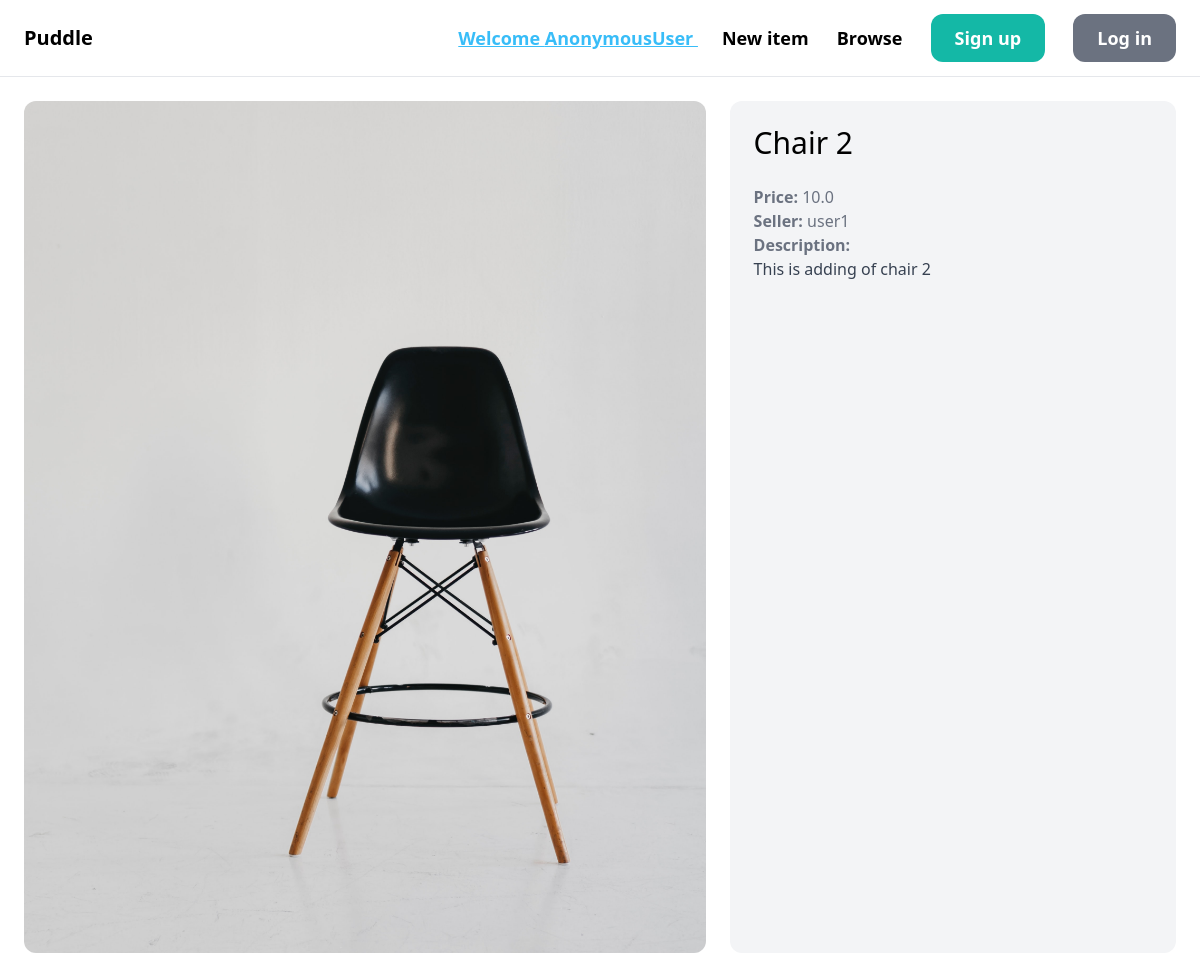
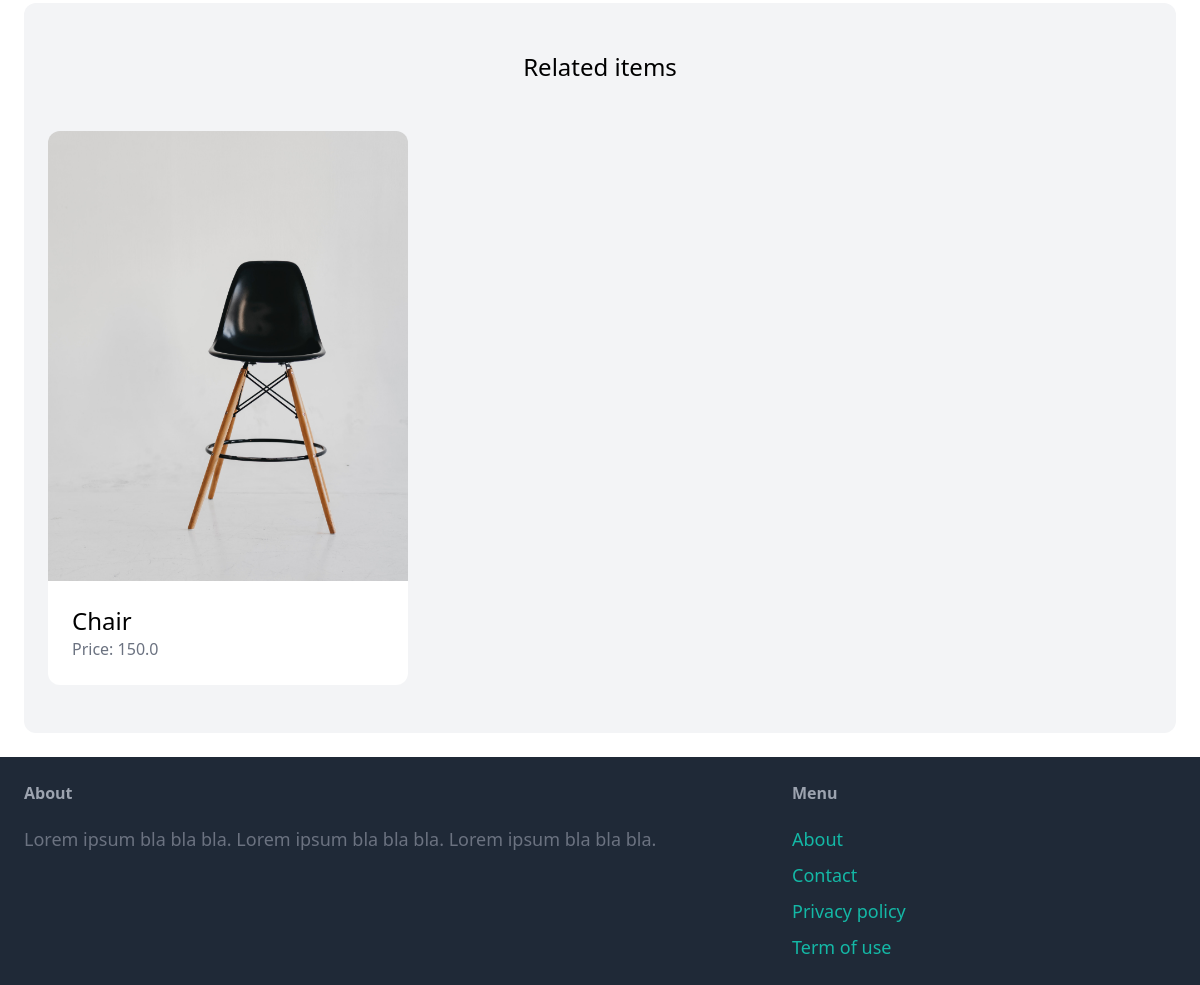
/items/5/, run on the app's committed database (2 pictures, top to bottom).
### item/models.py (models this page shows)
class Item(models.Model):
    name = models.CharField(max_length=255)
    description = models.TextField(blank=True, null=True)
    price = models.FloatField()
    is_sold = models.BooleanField(default=False)
    created_at = models.DateTimeField(auto_now_add=True)
    created_by = models.ForeignKey(User, related_name="items", on_delete=models.CASCADE)
    category = models.ForeignKey(Category, related_name="items",on_delete=models.CASCADE)
    image = models.ImageField(upload_to="item_images", blank=True, null=True)

### item/views.py (the view)
# urls.py: path('<int:pk>/', views.details, name="detail"),
def details(request, pk):
    item = get_object_or_404(Item, pk=pk)
    related_items = Item.objects.filter(category = item.category, is_sold=False).exclude(pk=pk)[0:3]
    return render(request, 'item/detail.html', {
        'item': item,
        'related_items': related_items,
    })

### item/templates/item/detail.html (shortened to what this page needs)
{% extends 'core/base.html' %}
{% block content %}
<div class="grid grid-cols-5 gap-6">
    <div class="col-span-3">
        <img src="{{ item.image.url }}" class="rounded-xl">
    </div>
    <div class="col-span-2 p-6 bg-gray-100 rounded-xl">
        <h1 class="mb-6 text-3xl">{{ item.name }}</h1>
        <p class="text-gray-500"><strong>Price: </strong>{{ item.price }}</p>
        <p class="text-gray-500"><strong>Seller: </strong>{{ item.created_by.username }}</p>
        {% if item.description %}
            <p class="text-gray-700">
                <strong class="text-gray-500">Description:</strong><br>
                {{ item.description }}
            </p>
        {% endif %}
    </div>
</div>
<div class="mt-6 px-6 py-12 bg-gray-100 rounded-xl">
    <h2 class="mb-12 text-2xl text-center">Related items</h2>
    <div class="grid grid-cols-3 gap-3">
        {% for item in related_items %}
            <div>
                <a href="{% url 'item:detail' item.id %}">
                    <div>
                        <img src="{{ item.image.url }}" class="rounded-t-xl">
                    </div>
                    <div class="p-6 bg-white rounded-b-xl">
                        <h2 class="text-2xl">{{ item.name }}</h2>
                        <p class="text-gray-500">Price: {{ item.price }}</p>
                    </div>
                </a>
            </div>
        {% endfor %}
    </div>
</div>
{% endblock %}

### data on the page
Item: image (picture), name "Chair 2", price "10.0", created_by.username "user1", description "This is adding of chair 2"
Item: image (picture), name "Chair", price "150.0"

### other printed values
{{ request.user }} "AnonymousUser"
